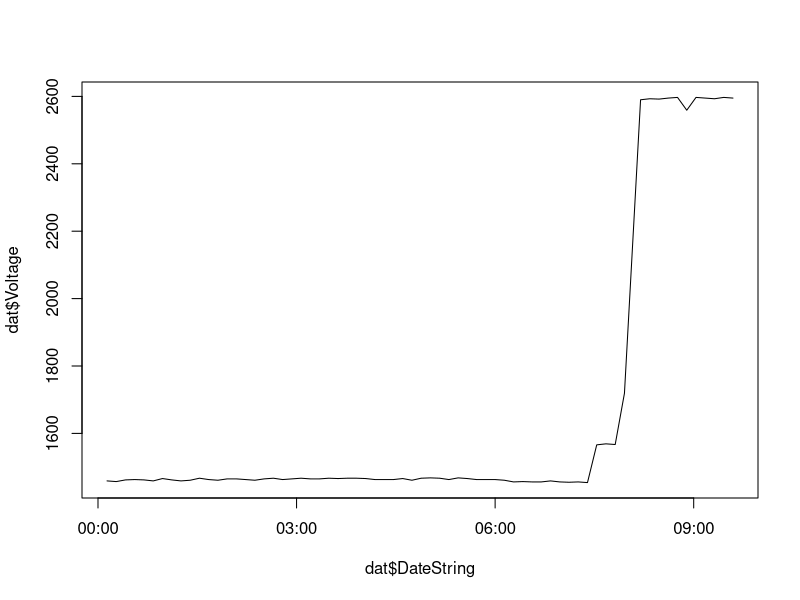

R code for this plot:
#!/usr/bin/env Rscript

#require(rjson)

# aws dynamodb scan --table-name MySimpleEventsTest | jq '.Items[] | select(.DateString.S | test("18/Dec/2020:18:*")) | {"date" : .DateString.S, "value" : .myValue.S }' >test.json
#
#dateExpr="18/Dec/*"
#aws dynamodb query --table-name $tableName --key-conditions '{ "DateString": { "AttributeValueList": [ {"S": "'$dateExpr'"}], "ComparisonOperator": "EQ" }}' | jq --raw-output '.Items | .[] | .MyValue | .S'

#aws dynamodb scan --table-name MySimpleEventsTest | jq -r '.Items[] | select(.DateString.S | test("19/Dec/2020:*")) | [.DateString.S,  .myValue.S ] | @csv ' >test.csv
#aws dynamodb scan --table-name MySimpleEventsTest | jq -r '.Items[] | select(.DateString.S | test("20/Dec/2020:*")) | [.DateString.S,  .myValue.S ] | @csv ' >>test.csv

dat = read.csv("test.csv", header=F, col.names=c("DateString", "Voltage"), stringsAsFactors=F)

#x = as.POSIXlt(dat$DateString[1], format="%d/%b/%Y:%H:%M:%S")
dat$DateString = as.POSIXlt(dat$DateString, format="%d/%b/%Y:%H:%M:%S")
sort_idx = order(dat$DateString)
dat = dat[sort_idx, ]

V_in = 3.3
max_analog = 4095.00;
R1 = 1000000
V_out = dat$Voltage / max_analog * V_in 
#resistance_temp = R1 * ((V_in / V_out) - 1);
#resistance_temp = (V_in - V_out) * R1 / V_out;
resistance_temp = V_in * R1 / V_out - R1

l = log(resistance_temp)
temp = 1/(12.213890099 - 2.494269404*l + 0.170312289*l*l - 0.003883761*l*l*l);


#startTime = as.POSIXlt("18/Dec/2020:18:00:00", format="%d/%b/%Y:%H:%M:%S")
#startTime = as.POSIXlt("19/Dec/2020:00:00:00", format="%d/%b/%Y:%H:%M:%S")
#dat = dat[dat$DateString > startTime, ] 

png("plot.png")
plot(dat$DateString, dat$Voltage, type="l")
dev.off()
